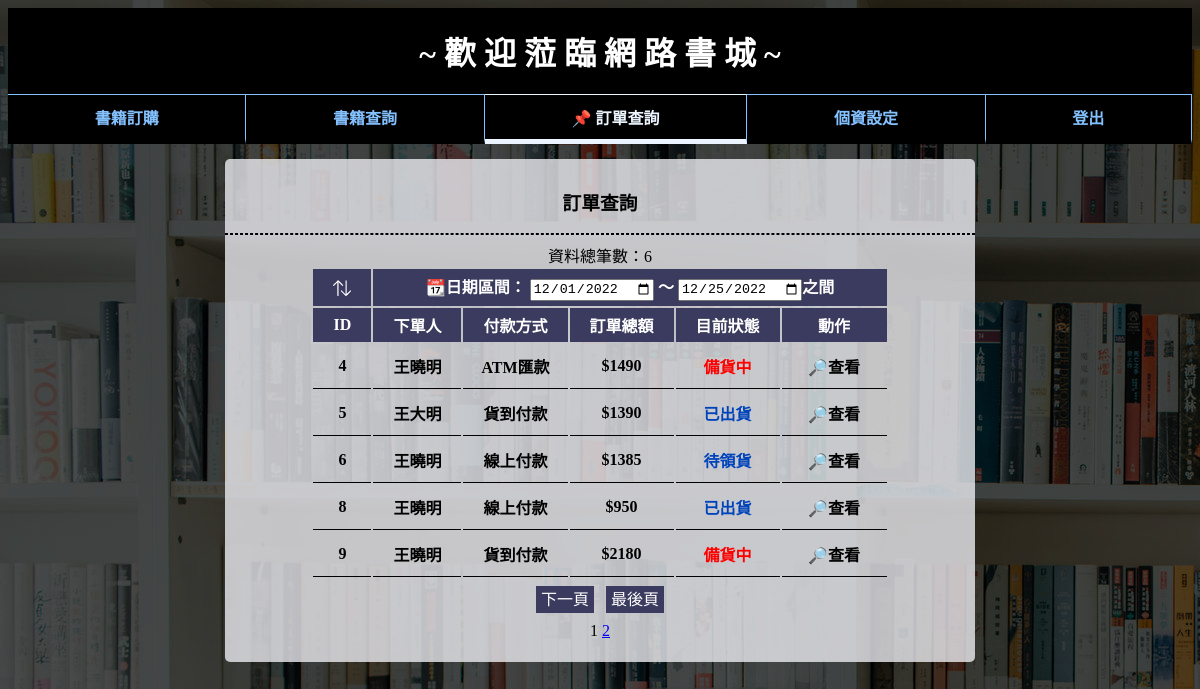
/bookstore/order_search.php (signed in), run on the app's committed database.
### tables this page shows
CREATE TABLE `order_list` (
  `order_id` int(10) NOT NULL,
  `member_num` int(10) NOT NULL,
  `member_name` varchar(200) NOT NULL,
  `member_add` varchar(200) NOT NULL,
  `pay` varchar(7) NOT NULL,
  `order_total` int(10) NOT NULL,
  `order_status` varchar(10) NOT NULL,
  `order_time` date NOT NULL
);

### bookstore/order_search.php (the view, shortened to what this page needs)
<?php
include("condb.php");
$date2 = date('Y-m-d');
$page_row_num = 5;
$now_page = 1;
$page_startRow = ($now_page - 1) * $page_row_num;
$select_tb = "SELECT * FROM order_list WHERE member_num=" . $_SESSION["user_num"];
$select_tb_limit = $select_tb . " LIMIT " . $page_startRow . ", " . $page_row_num;
$result = mysqli_query($db_link, $select_tb_limit);
$all_result = mysqli_query($db_link, $select_tb);
$total_row = mysqli_num_rows($all_result);
$total_pages = ceil($total_row / $page_row_num);
?>
<html>
<head>
	<link rel="stylesheet" type="text/css" href="style.css">
</head>
<body>
	<div class="admin_a">
		<div class="menu_title">~ 歡 迎 蒞 臨 網 路 書 城 ~</div>
		<nav class="menu">
			<a href='bookstore.php?txt=all' class='menu_item'>書籍訂購</a>
			<a href="book_search.php?txt=all" class='menu_item'>書籍查詢</a>
			<a href="order_search.php" class="menu_item_in" style="color:#ECF5FF;">📌 訂單查詢</a>
			<a href="member_page.php" class="menu_item">個資設定</a>
			<a href='?logout=true' class='menu_item'>登出</a>
		</nav>
		<div class="b">
			<h3>訂單查詢</h3>
			<hr style="border:1px dashed #000">
			資料總筆數：<?php echo $total_row . "<br>"; ?>
			<div class="tb_show">
				<table>
					<tr>
						<th class="sort">
							<input type="submit" name="button" value="">
						</th>
						<th colspan="5">📆日期區間：
							<input type="date" name="date_after" value="2022-12-01"> ～
							<input type="date" name="date_before" value="<?php echo $date2 ?>">之間
						</th>
					</tr>
					<tr>
						<th>ID</th>
						<th>下單人</th>
						<th>付款方式</th>
						<th>訂單總額</th>
						<th>目前狀態</th>
						<th style="width: 65px;">動作</th>
					</tr>
					<?php
					while ($show_tb = $result->fetch_assoc()) {
						echo "<tr>";
						echo "<td>" . $show_tb["order_id"] . "</td>";
						echo "<td>" . $show_tb["member_name"] . "</td>";
						echo "<td>" . $show_tb["pay"] . "</td>";
						echo "<td>$" . $show_tb["order_total"] . "</td>";
						echo "<td style='color:";
						if ($show_tb["order_status"] == "訂單完成") {
							echo "008844;'>";
							echo $show_tb["order_status"] . "</td>";
						} elseif ($show_tb["order_status"] == "備貨中") {
							echo "#FF0000;'>";
							echo $show_tb["order_status"] . "</td>";
						} else {
							echo "#0044BB;'>";
							echo $show_tb["order_status"] . "</td>";
						}
						echo "<td><a class='btn_2line' href='order_items.php?id=" . $show_tb["order_id"] . "'>🔎查看</a></td>";
						echo "</tr>";
					}
					?>
				</table>
			</div>
			<table class="tb_page">
				<tr>
					<?php if ($now_page < $total_pages) {
					?>
						<td><a class="btn_BlueWhite" href="order_search.php?page=<?php echo $now_page + 1; ?>">下一頁</a></td>
						<td><a class="btn_BlueWhite" href="order_search.php?page=<?php echo $total_pages; ?>">最後頁</a></td>
					<?php } ?>
				</tr>
				<tr>
					<td colspan="4">
						<?php
						for ($i = 1; $i <= $total_pages; $i++) {
							if ($i == $now_page)
								echo $i . " ";
							else
								echo "<a href=\"order_search.php?page=$i\">$i</a> ";
						}
						?>
					</td>
				</tr>
			</table>
		</div>
</body>
</html>

### bookstore/style.css (style rules this page uses)
body { background-image: url(image/bg01.jpg); background-blend-mode: multiply; background-color: rgba(0, 0, 0, .7); }
h3, .a, .b, .admin_a { text-align: center; }
table { margin: auto; text-align: center; }
.b { width: 750px; margin: 0 auto; background-color: rgba(235, 235, 240, 0.8); border-radius: 5px; padding: 10px 0px 15px; }
.menu_title { font-size: 32px; color: #fff; text-align: center; background: #000; padding: 20px; font-weight: bold; }
.menu { display: flex; align-items: center; background: #000; margin-bottom: 15px; }
.menu_item { flex-grow: 1; padding: 10px; border-top: 1px solid #84C1FF; border-right: 1px solid #84C1FF; border-bottom: 5px solid transparent; transition: 0.3s; }
.menu a { text-decoration: none; color: #84C1FF; font-weight: bold; }
.menu_item_in { flex-grow: 1; padding: 10px; border-top: 1px solid #ECF5FF; border-right: 1px solid #84C1FF; border-bottom: 5px solid #ECF5FF; transition: 0.3s; }
.btn_BlueWhite { text-decoration: none; padding: 5px; color: #fff; background: #3b3b5f; }
.btn_2line { text-decoration: none; padding: 5px; color: #000; }
.tb_show th { padding: 5px 20px; font-size: 16px; background: #3b3b5f; color: #fff; }
.tb_show td { border-bottom: 1px solid #000; font-size: 16px; font-weight: bold; padding: 10px; }
.sort input[type="submit"] { width: 18px; height: 18px; background: url(image/sort_icon.png); background-size: 100%; background-position: center; background-repeat: no-repeat; border: none; cursor: pointer; }

### bookstore/order_search.php (style rules this page uses)
.tb_page { font-size: 16px; }
.tb_page td { padding: 5px; margin: 5px; }

### data on the page
order_list: order_id "4", member_name "王曉明", pay "ATM匯款", order_total "1490", order_status "備貨中"
order_list: order_id "5", member_name "王大明", pay "貨到付款", order_total "1390", order_status "已出貨"
order_list: order_id "6", member_name "王曉明", pay "線上付款", order_total "1385", order_status "待領貨"
order_list: order_id "8", member_name "王曉明", pay "線上付款", order_total "950", order_status "已出貨"
order_list: order_id "9", member_name "王曉明", pay "貨到付款", order_total "2180", order_status "備貨中"

### other printed values
$total_row "6"
